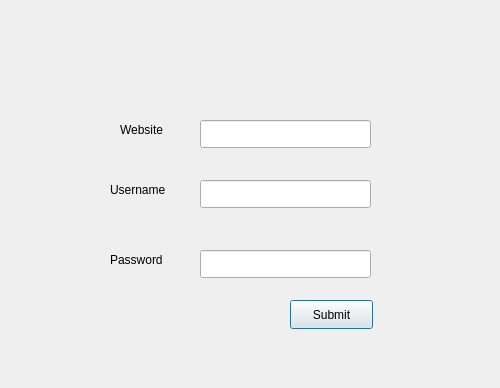
<?xml version="1.0" encoding="UTF-8"?>
<ui version="4.0">
 <class>DataEntryBox</class>
 <widget class="QDialog" name="DataEntryBox">
  <property name="geometry">
   <rect>
    <x>0</x>
    <y>0</y>
    <width>500</width>
    <height>388</height>
   </rect>
  </property>
  <property name="windowTitle">
   <string>Dialog</string>
  </property>
  <widget class="QLabel" name="label">
   <property name="geometry">
    <rect>
     <x>120</x>
     <y>120</y>
     <width>63</width>
     <height>20</height>
    </rect>
   </property>
   <property name="text">
    <string>Website</string>
   </property>
  </widget>
  <widget class="QLabel" name="label_2">
   <property name="geometry">
    <rect>
     <x>110</x>
     <y>180</y>
     <width>71</width>
     <height>20</height>
    </rect>
   </property>
   <property name="text">
    <string>Username</string>
   </property>
  </widget>
  <widget class="QLabel" name="label_3">
   <property name="geometry">
    <rect>
     <x>110</x>
     <y>250</y>
     <width>71</width>
     <height>20</height>
    </rect>
   </property>
   <property name="text">
    <string>Password</string>
   </property>
  </widget>
  <widget class="QLineEdit" name="websiteDATA">
   <property name="geometry">
    <rect>
     <x>200</x>
     <y>120</y>
     <width>171</width>
     <height>28</height>
    </rect>
   </property>
  </widget>
  <widget class="QLineEdit" name="usernameDATA">
   <property name="geometry">
    <rect>
     <x>200</x>
     <y>180</y>
     <width>171</width>
     <height>28</height>
    </rect>
   </property>
  </widget>
  <widget class="QLineEdit" name="passwordDATA">
   <property name="geometry">
    <rect>
     <x>200</x>
     <y>250</y>
     <width>171</width>
     <height>28</height>
    </rect>
   </property>
  </widget>
  <widget class="QPushButton" name="pushButton">
   <property name="geometry">
    <rect>
     <x>290</x>
     <y>300</y>
     <width>83</width>
     <height>29</height>
    </rect>
   </property>
   <property name="text">
    <string>Submit</string>
   </property>
  </widget>
 </widget>
 <resources/>
 <connections/>
</ui>
